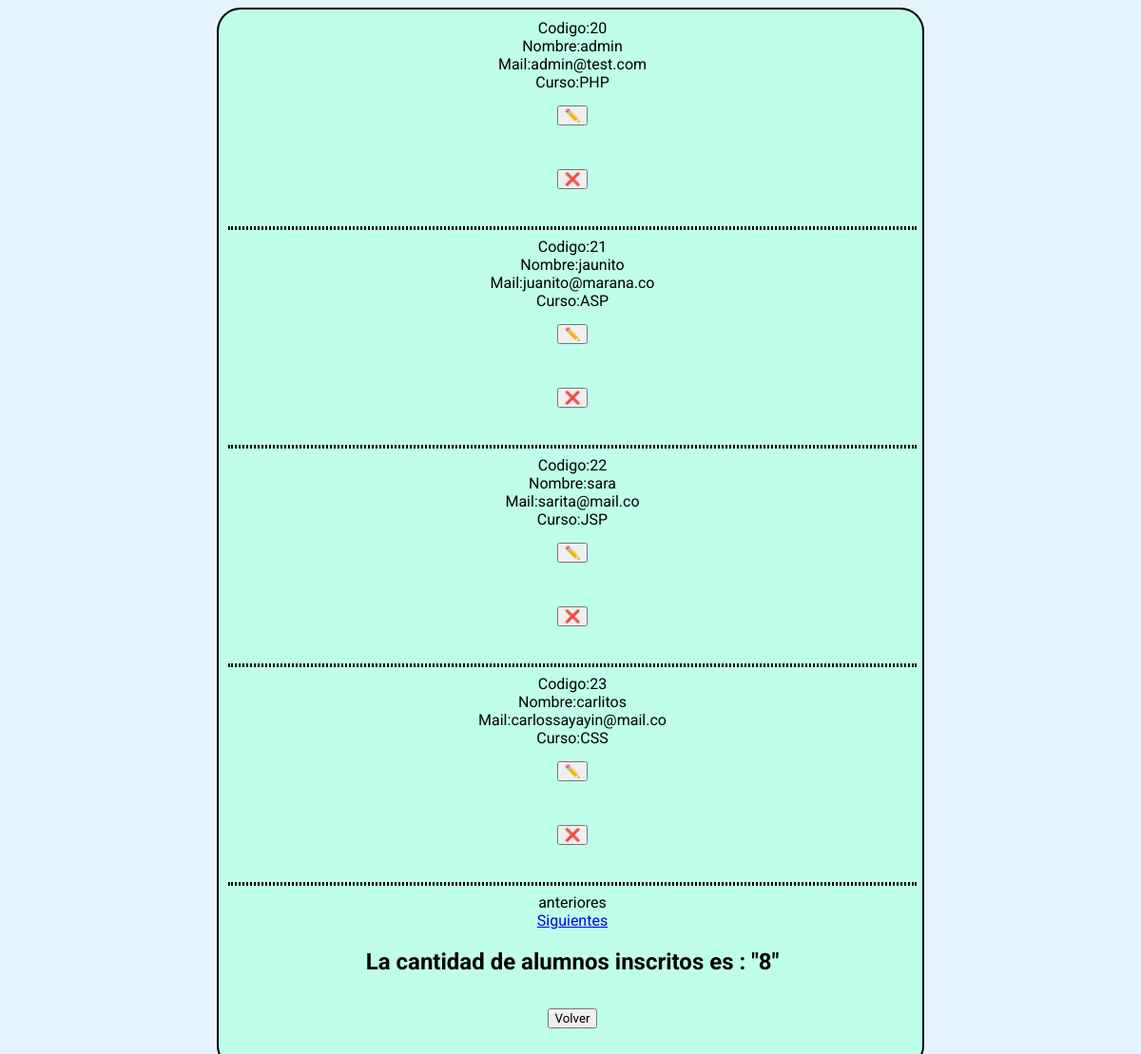
The page /php-old/PHP/Exercise01PHP/registroAlumnos.php on the database as committed earlier.
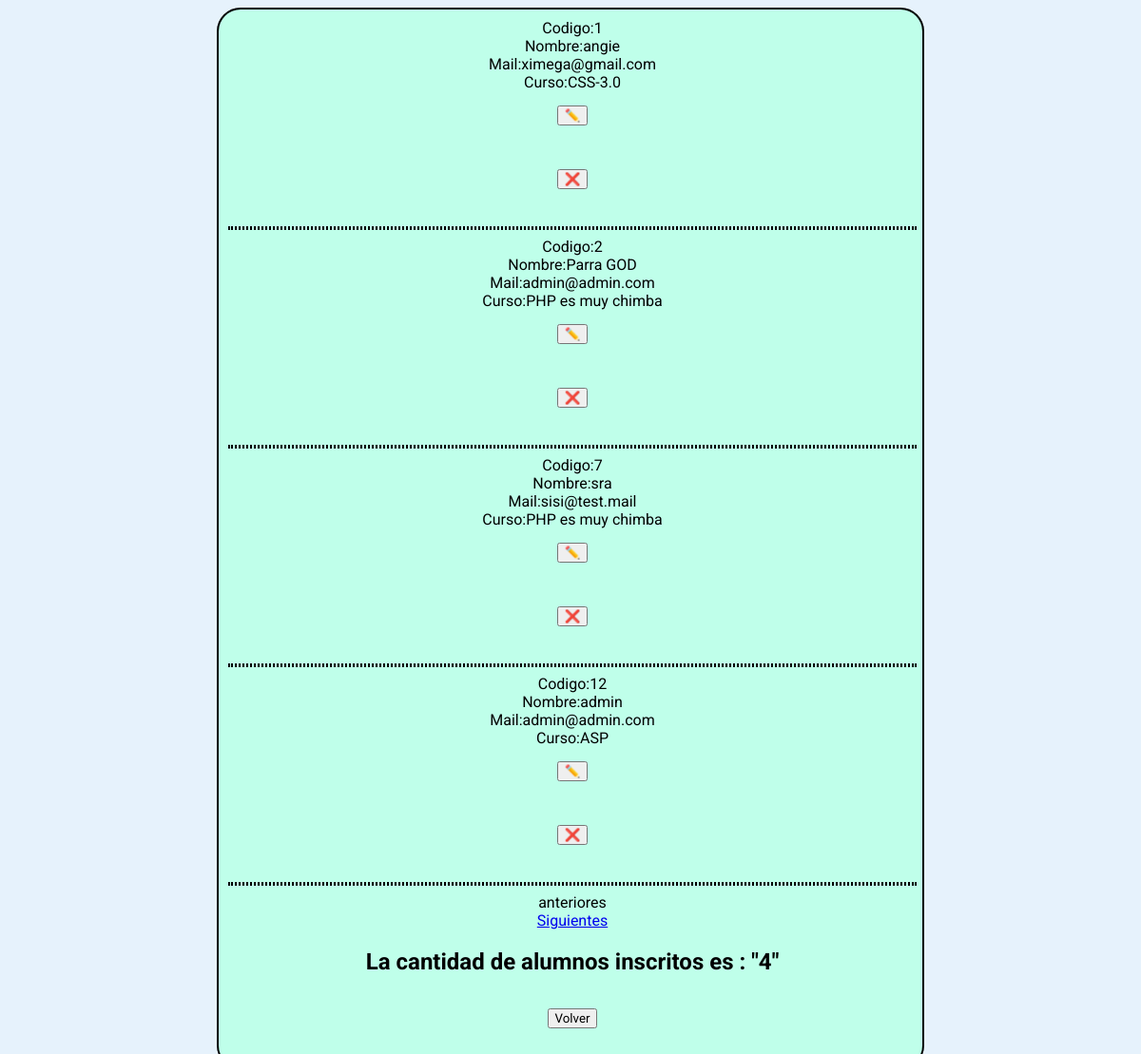
The same page on the database as committed later.
### tables this page shows
CREATE TABLE `alumnos` (
  `codigoAlum` int(10) UNSIGNED NOT NULL,
  `nombre` varchar(50) NOT NULL,
  `mail` varchar(60) NOT NULL,
  `contraseñas` varchar(255) NOT NULL,
  `codCurso` int(10) UNSIGNED NOT NULL,
  `fechaNac` date DEFAULT NULL
);

CREATE TABLE `cursos` (
  `codigoCurso` int(10) UNSIGNED NOT NULL,
  `nombreCurso` varchar(50) NOT NULL
);

### php-old/PHP/Exercise01PHP/registroAlumnos.php (the view, shortened to what this page needs)
<?php
if (isset($_REQUEST['pos'])){
  $inicio = $_REQUEST['pos'];
}
else{
  $inicio = 0;
}
$page = 4
?>
<html>
<head>
  <link rel="stylesheet" href="../css/style00.css">
</head>
<body>
  <section class="tablas">
  <?php
  $conexion=retornarConexion();
  $registros = mysqli_query($conexion, "select alu.codigoAlum as
                                               codigo,
                                               nombre,
                                               mail,
                                               codCurso,
                                               cur.nombreCurso
		                                      from alumnos as alu
                                          inner join cursos as cur on cur.codigoCurso=alu.codCurso
                                          limit $inicio,$page") or
    die("Problemas en el select:" . mysqli_error($conexion));
  $impresos = 0;
  while ($reg = mysqli_fetch_array($registros)) {
    $impresos++;
    echo "Codigo:" . $reg['codigo'] . "<br>";
    echo "Nombre:" . $reg['nombre'] . "<br>";
    echo "Mail:" . $reg['mail'] . "<br>";
    echo "Curso:" . $reg['nombreCurso'] . "<br>";
    echo "<form action='updateDate.php' method='post'>
    <input type='hidden' name='oldCode' value='$reg[codigo]'>
    <input type='submit' value='✏️'>
    </form>";
    echo "<form action='deleteUser.php' method='get'>
    <input type='hidden' name='oldCode' value='$reg[codigo]'>
    <input type='submit' value='❌'>
    </form>";
    echo "<hr>";
  }
  if ($inicio == 0)
    echo "anteriores ";
  else {
    $anterior = $inicio - $page;
    echo "<a href=\"registroAlumnos.php?pos=$anterior\">Anteriores </a>";
  }
  if ($impresos == $page) {
    $proximo = $inicio + $page;
    echo "<a href=\"registroAlumnos.php?pos=$proximo\">Siguientes</a>";
  } else
    echo "siguientes";
  ?>
  <?php
    $conexionTblAlumn = mysqli_connect("localhost", "root", "", "php01taller") or
    die("Problemas con la conexión");
    $selectCount = mysqli_query($conexionTblAlumn, "select count(*) as cantidad from alumnos") or
    die("Problemas en el select:" . mysqli_error($conexion));
    $respCount=mysqli_fetch_array($selectCount);
    echo "<h2>La cantidad de alumnos inscritos es : \"$respCount[cantidad]\"</h2>";
  ?>
  <form action="../menu.php" method="post">
    <input type="submit" value="Volver">
  </form>
  </section>
</body>
</html>

### php-old/PHP/css/style00.css (style rules this page uses)
* { font-family: 'Roboto','sans-serif'; }
html { background-color: rgb(230, 242, 252); }
section { display: flex; flex-wrap: wrap; min-width: 400px; max-width: 720px; text-align: center; justify-items: auto; background-color: midnightblue; border: solid 2px rgb(0, 0, 0); border-radius: 25px ; margin: 0 auto; padding: 10px; }
input { margin: 15px; }
section.tablas { background-color: rgb(191, 255, 234); display:felx; flex-direction: column; }
hr { border: solid black 2px; width: 100%; border-style: dotted; }

Rows that differ between the two databases and show on the page:
removed alumnos: codigoAlum "20", nombre "admin", mail "admin@test.com", codCurso.nombreCurso "PHP"
removed alumnos: codigoAlum "21", nombre "jaunito", mail "juanito@marana.co", codCurso.nombreCurso "ASP"
removed alumnos: codigoAlum "22", nombre "sara", mail "sarita@mail.co", codCurso.nombreCurso "JSP"
removed alumnos: codigoAlum "23", nombre "carlitos", mail "carlossayayin@mail.co", codCurso.nombreCurso "CSS"
added alumnos: codigoAlum "1", nombre "angie", mail "ximega@gmail.com", codCurso.nombreCurso "CSS-3.0"
added alumnos: codigoAlum "2", nombre "Parra GOD", mail "admin@admin.com", codCurso.nombreCurso "PHP es muy chimba"
added alumnos: codigoAlum "7", nombre "sra", mail "sisi@test.mail", codCurso.nombreCurso "PHP es muy chimba"
added alumnos: codigoAlum "12", nombre "admin", mail "admin@admin.com", codCurso.nombreCurso "ASP"
Other text that changed with them:
$respCount[cantidad]: "8" → "4"
